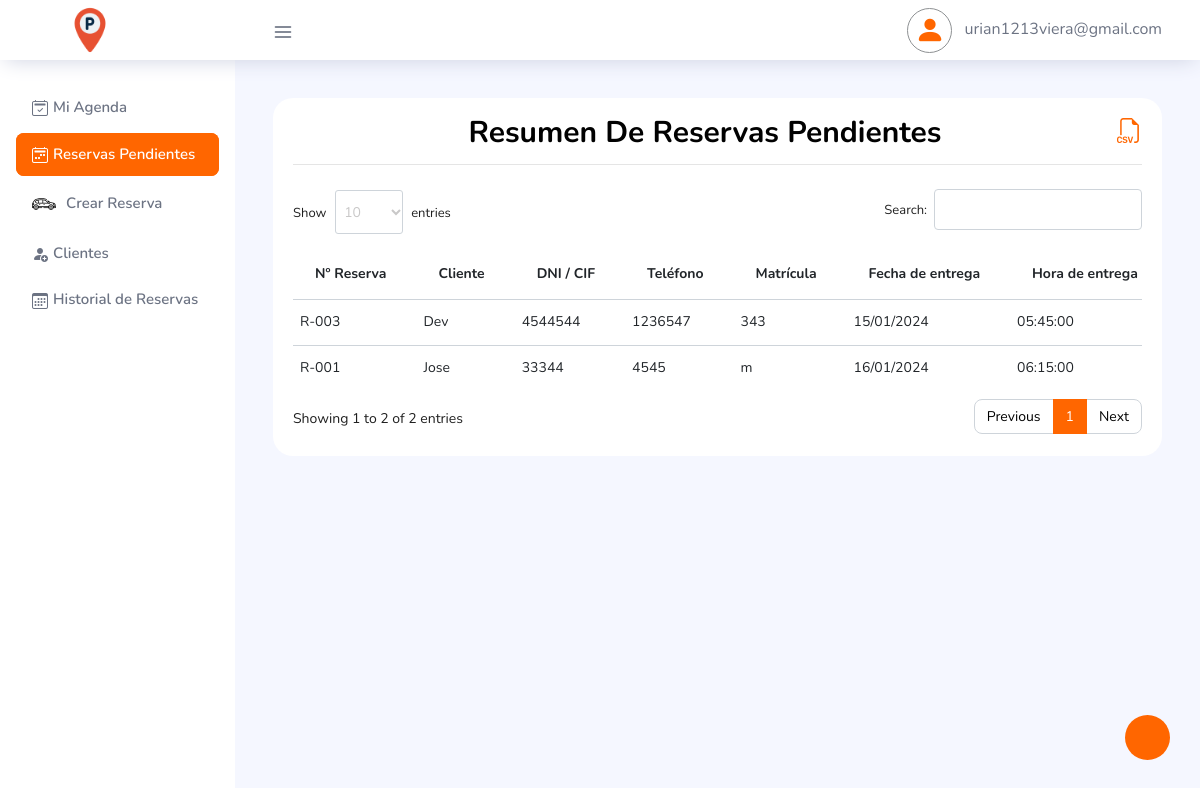
The page /dashboard/ReservasPendientes.php (signed in) on the database as committed earlier.
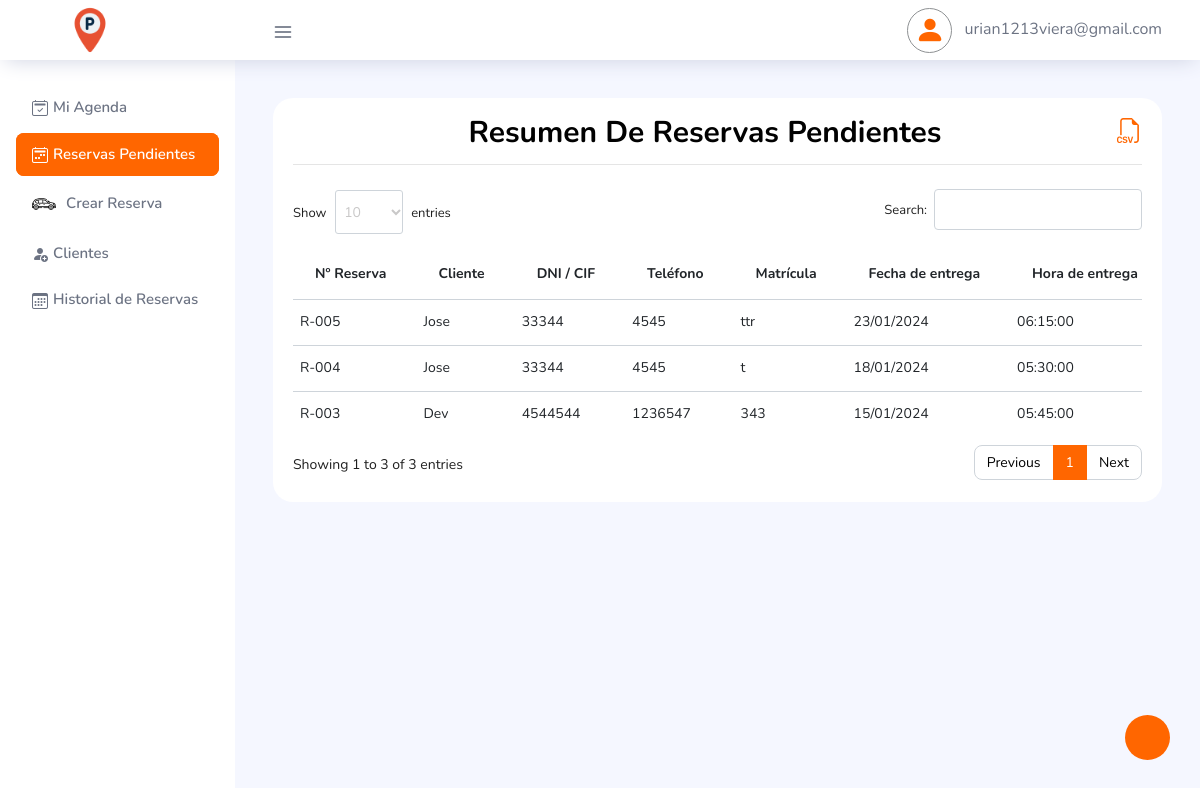
The same page on the database as committed later.
### tables this page shows
CREATE TABLE `tbl_reservas` (
  `id` int(11) NOT NULL AUTO_INCREMENT,
  `id_cliente` int(11) DEFAULT NULL,
  `fecha_entrega` date NOT NULL,
  `hora_entrega` time NOT NULL,
  `fecha_recogida` varchar(50) DEFAULT NULL,
  `hora_recogida` varchar(50) DEFAULT NULL,
  `tipo_plaza` varchar(100) DEFAULT '',
  `terminal_entrega` varchar(100) DEFAULT '',
  `terminal_recogida` varchar(100) DEFAULT '',
  `matricula` varchar(50) DEFAULT '',
  `color` varchar(60) DEFAULT NULL,
  `marca_modelo` varchar(250) DEFAULT '',
  `numero_vuelo_de_vuelta` varchar(50) DEFAULT NULL,
  `servicio_adicional` varchar(10) DEFAULT NULL,
  `total_dias_reserva` int(11) DEFAULT NULL,
  `total_pago_reserva` decimal(8,2) DEFAULT NULL,
  `descuento` bigint(11) DEFAULT 0,
  `formato_pago` varchar(250) DEFAULT NULL,
  `observacion_cliente` mediumtext DEFAULT NULL,
  `fecha_pago_factura` date DEFAULT NULL,
  `servicios_extras` mediumtext DEFAULT NULL,
  `total_gasto_extras` decimal(8,2) DEFAULT NULL,
  `estado_reserva` int(11) DEFAULT 0,
  `date_registro` timestamp NULL DEFAULT current_timestamp() ON UPDATE current_timestamp(),
  PRIMARY KEY (`id`)
);

CREATE TABLE `tbl_clientes` (
  `IdUser` int(10) NOT NULL AUTO_INCREMENT,
  `emailUser` varchar(50) DEFAULT NULL,
  `passwordUser` varchar(250) DEFAULT NULL,
  `nombre_completo` varchar(250) DEFAULT NULL,
  `din` char(50) DEFAULT NULL,
  `direccion_completa` mediumtext DEFAULT NULL,
  `tlf` varchar(20) DEFAULT NULL,
  `conocido_por` varchar(60) DEFAULT NULL,
  `observaciones` mediumtext DEFAULT NULL,
  `terminos` int(11) DEFAULT 1,
  `rol` int(11) DEFAULT 0,
  `sesionDesde` varchar(30) DEFAULT NULL,
  `sesionHasta` varchar(30) DEFAULT NULL,
  `createUser` varchar(30) DEFAULT NULL,
  PRIMARY KEY (`IdUser`)
);

### dashboard/funciones.php (called while the page is built, shortened)
<?php
   function getAllReservasPorEstadoReserva($con, $status_reserva)
   {
       $sqlReservasAdmin = ("SELECT c.*, r.* FROM tbl_clientes AS c
                   INNER JOIN tbl_reservas AS r ON c.idUser = r.id_cliente
                   WHERE r.estado_reserva = '{$status_reserva}'
                   ORDER BY r.date_registro DESC");
       $queryReserva = mysqli_query($con, $sqlReservasAdmin);
       return $queryReserva;
   }
   ?>

### dashboard/ReservasPendientes.php (the view, shortened to what the changed rows need)
<?php
if (isset($_SESSION['emailUser']) != "" && $_SESSION['rol'] == 1) {
?>
    <!DOCTYPE html>
    <html lang="es">
    <head>
    </head>
    <body>
        <div class="container-scroller">
            <?php include 'bases/navbar.php'; ?>
            <div class="container-fluid page-body-wrapper">
                <?php
                include 'bases/nav.php';
                include 'funciones.php';
                $mis_reservas = getAllReservasPorEstadoReserva($con, 0);
                ?>
                <div class="main-panel">
                    <div class="content-wrapper">
                        <div class="row justify-content-md-center">
                            <div class="col-lg-12 grid-margin stretch-card">
                                <div class="card">
                                    <div class="card-body">
                                        <h2 class="card-title text-center mb-4" style="font-size: 30px;">Resumen de Reservas Pendientes
                                            <a title="Todas las Reservas Pendientes" href="../acciones/exportDataReservas.php?expo=0" download="Data_clientes.xls" style="float: right;font-size: 25px;">
                                                <i class="bi bi-filetype-csv"></i>
                                            </a>
                                            <hr>
                                        </h2>
                                        <div class="table-responsive">
                                            <table id="tablaReservasPendientes" class="table table-hover">
                                                <thead>
                                                    <tr>
                                                        <th>Nº Reserva</th>
                                                        <th>Cliente</th>
                                                        <th>DNI / CIF</th>
                                                        <th>Teléfono</th>
                                                        <th>Matrícula</th>
                                                        <th>Fecha de entrega</th>
                                                        <th>Hora de entrega</th>
                                                    </tr>
                                                </thead>
                                                <tbody>
                                                    <?php
                                                    while ($reserva = mysqli_fetch_array($mis_reservas)) {
                                                        $reserva_id = $reserva["id"]; ?>
                                                        <tr id="<?php echo $reserva_id; ?>" class="reserva_<?php echo $reserva_id; ?>">
                                                            <td class="custom_td">
                                                                <?php
                                                                if ($reserva_id < 10) {
                                                                    echo 'R-00' . $reserva_id;
                                                                } elseif ($reserva_id < 100) {
                                                                    echo 'R-0' . $reserva_id;
                                                                } else {
                                                                    echo 'R-' . $reserva_id;
                                                                } ?>
                                                            </td>
                                                            <td class="custom_td"><?php echo $reserva["nombre_completo"]; ?></td>
                                                            <td class="custom_td"><?php echo $reserva["din"]; ?></td>
                                                            <td class="custom_td"><?php echo $reserva["tlf"]; ?></td>
                                                            <td class="custom_td"><?php echo $reserva["matricula"]; ?></td>
                                                            <td class="custom_td"><?php echo date("d/m/Y", strtotime($reserva["fecha_entrega"])); ?></td>
                                                            <td class="custom_td"><?php echo $reserva["hora_entrega"]; ?></td>
                                                        </tr>
                                                    <?php } ?>
                                                </tbody>
                                            </table>
                                        </div>
                                    </div>
                                </div>
                            </div>
                        </div>
                    </div>
                </div>
            </div>
        </div>
    </body>
    </html>
<?php
} else { ?>
    <script type="text/javascript">
        location.href = "../acciones/login/exit.php";
    </script>
<?php }  ?>

Rows that differ between the two databases and show on the page:
no longer on this page (row edited): tbl_reservas: id "1", id_cliente.nombre_completo "Jose", id_cliente.din "33344", id_cliente.tlf "4545", matricula "m", fecha_entrega "16/01/2024", hora_entrega "06:15:00"
added tbl_reservas: id "5", id_cliente.nombre_completo "Jose", id_cliente.din "33344", id_cliente.tlf "4545", matricula "ttr", fecha_entrega "23/01/2024", hora_entrega "06:15:00"
added tbl_reservas: id "4", id_cliente.nombre_completo "Jose", id_cliente.din "33344", id_cliente.tlf "4545", matricula "t", fecha_entrega "18/01/2024", hora_entrega "05:30:00"
Other text that changed with them:
text written by a page script: "Show entries Search: Showing 1 to 2 of 2 entries Previous 1 Next" → "Show entries Search: Showing 1 to 3 of 3 entries Previous 1 Next"
